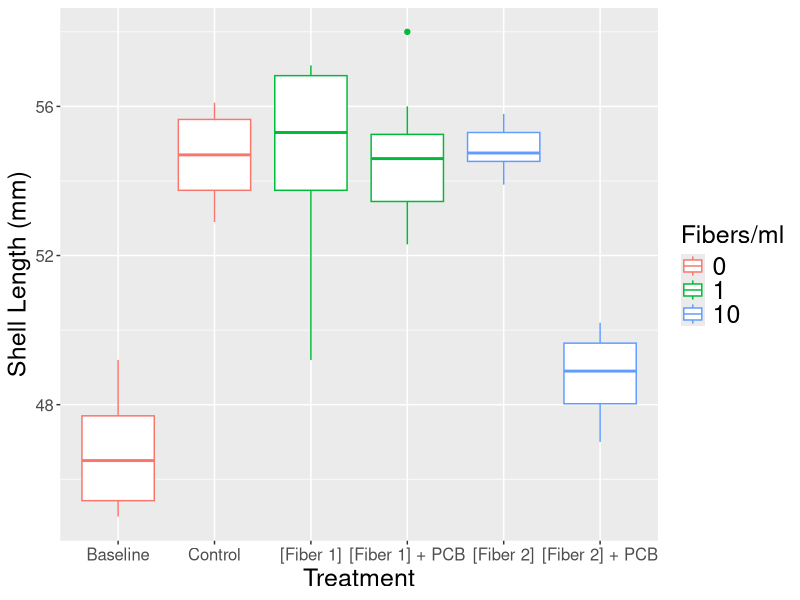
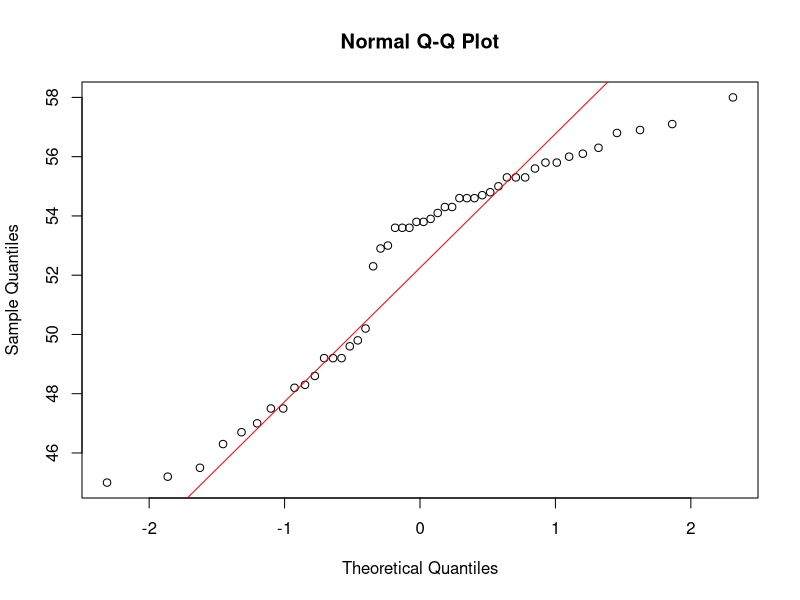
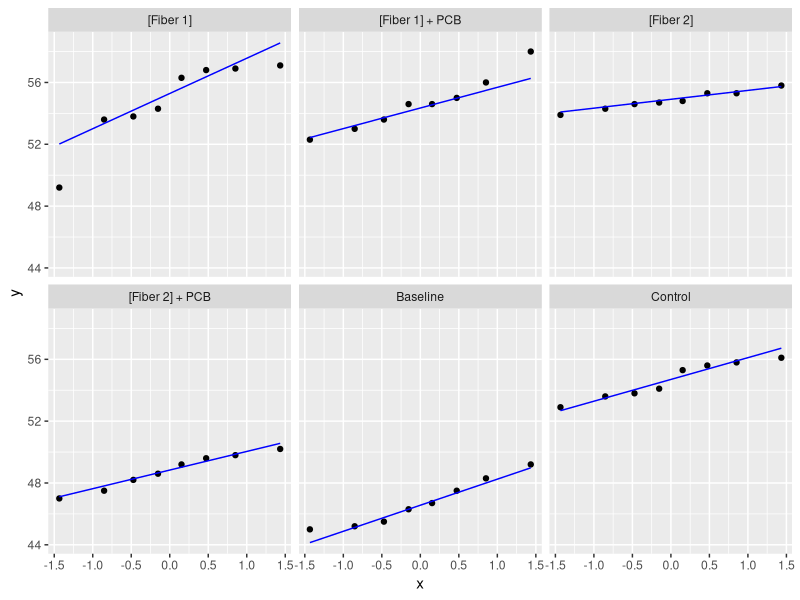
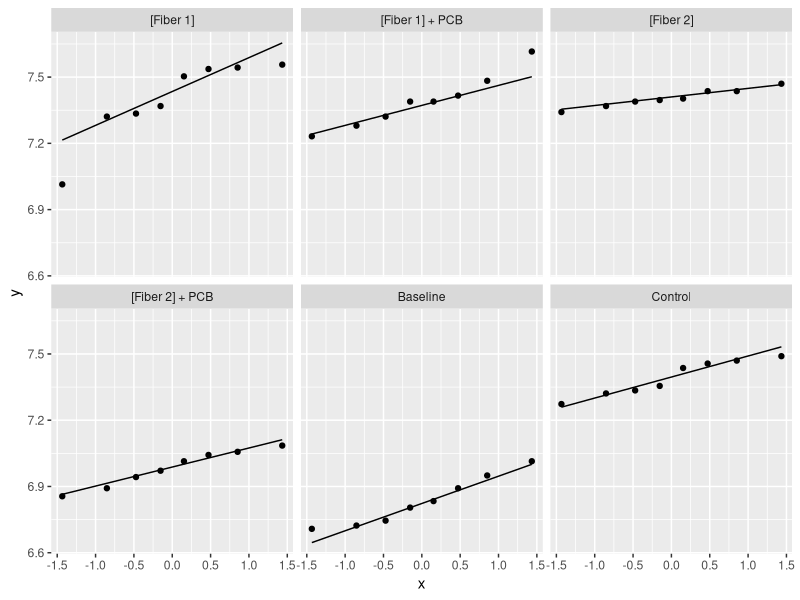
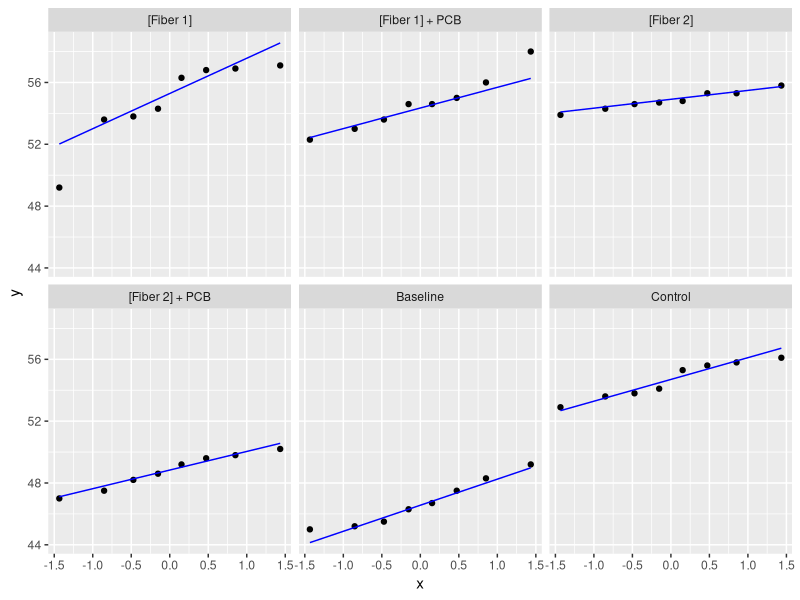
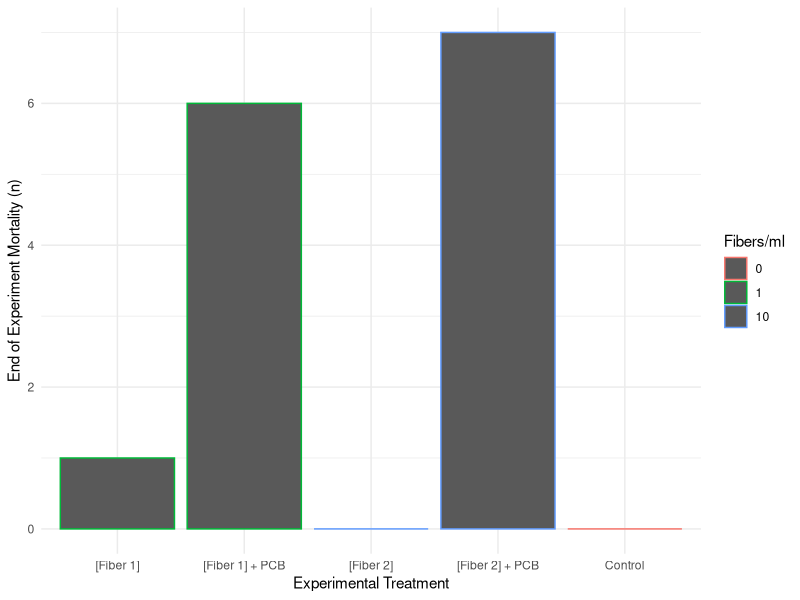
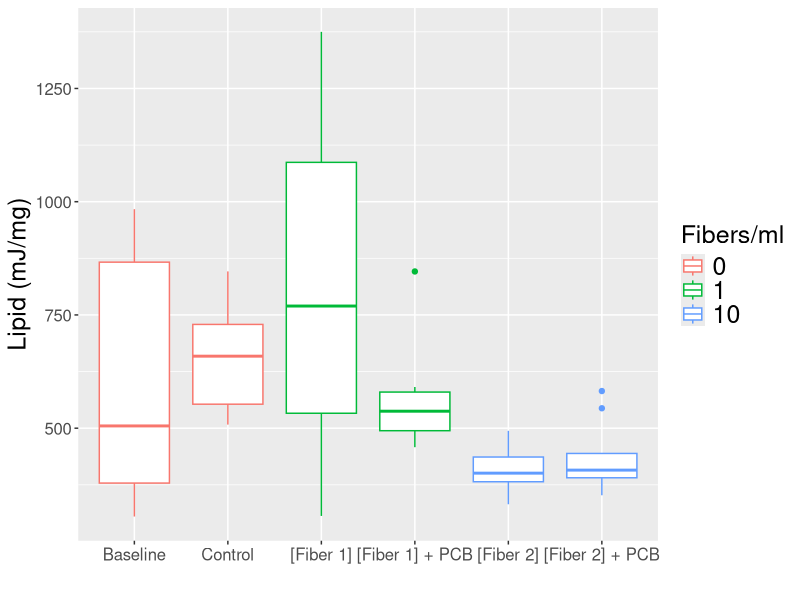
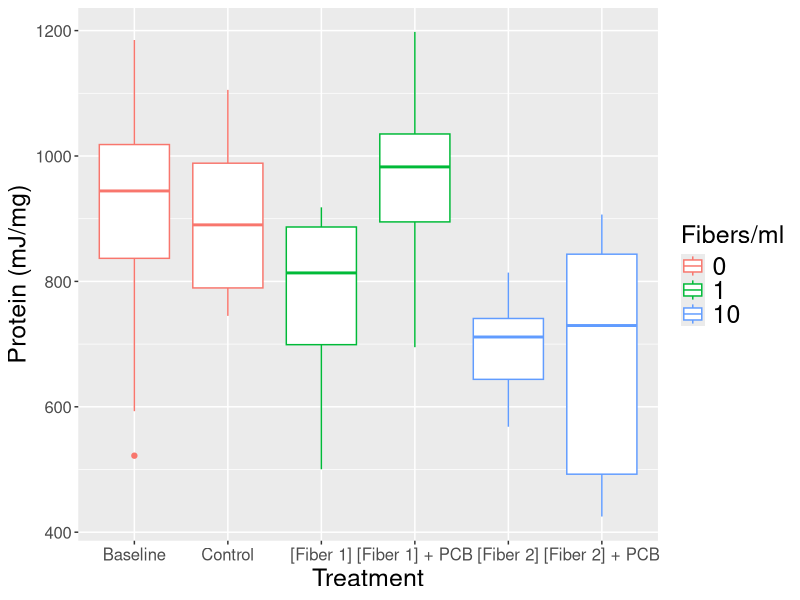

Recreate these plots in R, in order.
## ---- chunk 1
#setting the working directory
knitr::opts_knit$set(root.dir = '/Users/hannahhaskell/Desktop/')
## ---- chunk 2
library(tidyverse)
library(lubridate)
library(knitr)
library(modelr)
library(broom)
library(cowplot)



CEA_data <- read_csv("BIO539_mock_data.csv")

## ---- chunk 3

#Assigning new variables to help organize the data/information better


#CEA  data
Cleaned_CEA_data <- subset (CEA_data, select = -c(12:23)) %>% #CEA only
  rename(
    "Fiber_concentration" = "Fiber concentration",
    "Replicate" = "Tank (replicate #)",
    "Animal_ID" = "Animal ID #",
    "CHO" = "CHO mj/mg",
    "LIP" = "LiP mj/mg",
    "PRT" = "PRT mj/mg",
    "Ea" = "Ea mj/mg",
    "Ec" = "Ec mj/mg",
    "CEA" = "CEA mj/mg/min")

#Mortality data
Mortality <- subset (CEA_data, select = c(15:18)) %>%
  rename(
    "Treatment" = "Treatment a",
    "Fiber_concentration" = "Fiber concentration a",
    "End_exp_mortality" = "End of expt. mortality") %>%
  filter(!is.na(End_exp_mortality))


#Growth data
Growth <- subset (CEA_data, select = c(1,3,4,12)) %>%
  rename(
    "Fiber_concentration" = "Fiber concentration",
    "Shell_length" = "Shell width (mm)")
## ---- chunk 4
#Generating summary tables to get a feel for the range of data
summary(Cleaned_CEA_data)
summary(Growth)
summary(Mortality)
## ---- chunk 5

#Generate a table to relate treatment names to actual polyester fiber concentrations
treatments <- subset (CEA_data, select = c(3,4)) %>%
  rename("Fiber_concentration" = "Fiber concentration") %>%
  group_by(Treatment) %>%
  summarise(Fiber_concentration = mean(Fiber_concentration)) %>%
  arrange(Fiber_concentration) %>% 
  rename("Fibers/mL seawater" = "Fiber_concentration")
  
kable(treatments) 

## ---- chunk 6
#making a theme for my plots so that all axis and legend labels can remain consistent among each plot

My_Theme <- theme(
  axis.title.x = element_text(size = 18), #x axis title label
  axis.text = element_text(size = 12), # x and y axis labels
  legend.text = element_text(size = 18), # legend contents labels
  legend.title = element_text(size = 18), # legend title label
  axis.title.y = element_text(size = 18)) # y axis title label

## ---- chunk 7

avg_shell_length <- Growth %>%
  group_by(Treatment) %>%
  summarise(avg_shell_length = mean(Shell_length)) %>%
  rename("Mean Shell Length (mm)" = "avg_shell_length")

kable(avg_shell_length)

 

## ---- chunk 8
#plot these to see if there was any shell growth over the duration of the experiment 

shell_length_plot <- ggplot(Growth, aes(Treatment, Shell_length, color = factor(Fiber_concentration))) + ##fill = factor(Fiber_concentration) this would change the boxes different colors to distinguish between fiber concentrations
  geom_boxplot() +
  labs(x = "Treatment", y = "Shell Length (mm)", color = "Fibers/ml") +
  scale_x_discrete(limits = c("Baseline", "Control", "[Fiber 1]", "[Fiber 1] + PCB", "[Fiber 2]", "[Fiber 2] + PCB")) + #changing the order of the x axis
  My_Theme

#saving the figure
ggsave("GitHub/Final-project/Figures/shell_length_plot.jpg", shell_length_plot, width = 10, height = 6)
  
shell_length_plot
## ---- chunk 9

#make sure R is interpreting treatment column as characters
class(Growth$Treatment)

#assessing normality

qqnorm(Growth$Shell_length)
qqline(Growth$Shell_length, col = 'red')

#this worked however I think it makes more sense to assess the normality of the individual treatment groups separately rather than all together

#trying to do this with GGplot
ggplot(data = Growth, aes(sample = Shell_length)) +
  geom_qq() +
  stat_qq_line(col = 'blue') + #adding in the normal distribution line
  facet_wrap(~Treatment) #assess normality for each treatment separately 

#see if transforming the data makes any difference in normality
#log transformation of shell length data
log_shell_length <- log(Growth$Shell_length)

#sq root transform data 
sqrt_shell_length <- sqrt(Growth$Shell_length)

#Add the log shell lengths and sq rt transformed shell lengths to the growth data
Growth <- Growth %>%
  mutate(log_shell_length = log_shell_length, sqrt_shell_length = sqrt_shell_length)

#Try graphing with these transformed values
ggplot(data = Growth, aes(sample = sqrt_shell_length)) +
  geom_qq() +
  stat_qq_line() +
  facet_wrap(~Treatment)

#No obvious differences between the transformed and the raw data
#For the sake of this analysis will assume normality is sufficient for ANOVA testing

## ---- chunk 10
ggplot(data = Growth, aes(sample = Shell_length)) + 
  geom_qq() +
  stat_qq_line(col = 'blue') +
  facet_wrap(~Treatment)

#**Figure 2.** Q-Q plot to assess the normality of the growth data among each of the treatment groups. Each treatment group appears to follow a normal distribution with the exception of the [Fiber 1] treatment group.
## ---- chunk 11

#Will need to pull the p-values a lot for all ANOVA testing that will be done so making this into a function will make this process easier

aov_p_value <- function(aov_summary) {
  if (is.numeric(aov_summary)) {
    stop("must provide previously assigned aov_summary variable")
  }
  p_value <- (aov_summary[[1]][["Pr(>F)"]][[1]])
  return(p_value)
}


#testing the function error message

#aov_p_value(1)
#works!
## ---- chunk 12

#ANOVA to determine if there is any significant differences among the treatment groups
growth_aov <- aov(Shell_length~Treatment, data = Growth)
growth_aov_summary <- summary(growth_aov) #Anova summary stats

str(growth_aov_summary) #assessing the structure of the summary table
growth_aov_summary[[1]][["Pr(>F)"]][[1]] #gives the first row of the last column in the summary table which is the p stat
# p = 4.409 x 10^-15

#testing function
aov_p_value(growth_aov_summary)

#it works!!

#according to the ANOVA there is a significant difference in at least one pair of the treatment groups (p < 0.05)
# will now preform a post hoc (Tukey) test to determine where the difference(s) are
#save tukey results to variable
growth_stats <- TukeyHSD(growth_aov)


#output the stats into a tibble using the tidy function from broom pkg and save to new variable
tidy_growth_stats <- tidy(growth_stats)

#Cleaned up version that only shows differences between the treatments and the baseline measurements
cleaned_tidy_growth_stats <- tidy_growth_stats[ , c("contrast", "adj.p.value")] %>% #selecting only contrast name and p value columns
  filter(str_detect(contrast, "Baseline")) %>%   #only include contrast values that have the word baseline within them (only interested in comparing the treatments to the baseline)
  rename("Contrast" = "contrast",
         "p value" = "adj.p.value")
  
#Printing out a cleaned up version of the anova summary stats including only relevant comparisons
kable(cleaned_tidy_growth_stats) 
  
## ---- chunk 13
#assigning plot to variable so can combine later if needed
mortality_plot <- ggplot(Mortality, aes(Treatment, End_exp_mortality, color = factor(Fiber_concentration))) + 
  geom_col() +
  labs(x = 'Experimental Treatment', y = 'End of Experiment Mortality (n)', color = "Fibers/ml") +
  theme_minimal()

#saving the figure
ggsave("GitHub/Final-project/Figures/mortality_plot.jpg",mortality_plot, width = 7, height = 4)

#Because this data is made up of single counts (1 number for each treatment group) I am unable to determine whether or not the differences between mortality are statisticaly different from one another via statistican significance testing.

#plot for markdown pdf
mortality_plot
## ---- chunk 14
#looking at carbohydrate data
#assigning plot to variable so can combine later if needed
carb_plot <- ggplot(Cleaned_CEA_data, aes(Treatment, CHO ,  color = factor(Fiber_concentration))) +
  geom_boxplot() +
  labs(x = "", y = "Carbohydrate (mJ/mg)", color = "Fibers/ml)") +
  scale_x_discrete(limits = c("Baseline", "Control", "[Fiber 1]", "[Fiber 1] + PCB", "[Fiber 2]", "[Fiber 2] + PCB")) +
  My_Theme +
  theme(legend.position = "none")

#plot for markdown pdf
carb_plot <- ggplot(Cleaned_CEA_data, aes(Treatment, CHO ,  color = factor(Fiber_concentration))) +
  geom_boxplot() +
  labs(x = "", y = "Carbohydrate (mJ/mg)", color = "Fibers/ml)") +
  scale_x_discrete(limits = c("Baseline", "Control", "[Fiber 1]", "[Fiber 1] + PCB", "[Fiber 2]", "[Fiber 2] + PCB")) +
  My_Theme

## ---- chunk 15
#looking at lipid data
#assigning plot to variable so can combine later if needed
lipid_plot <- ggplot(Cleaned_CEA_data, aes(Treatment, LIP ,  color = factor(Fiber_concentration))) +
  geom_boxplot() +
  labs(x = "", y = "Lipid (mJ/mg)", color = "Fibers/ml") +
  scale_x_discrete(limits = c("Baseline", "Control", "[Fiber 1]", "[Fiber 1] + PCB", "[Fiber 2]", "[Fiber 2] + PCB")) +
  My_Theme +
  theme(legend.position = "none")

#plot for markdown pdf
ggplot(Cleaned_CEA_data, aes(Treatment, LIP ,  color = factor(Fiber_concentration))) +
  geom_boxplot() +
  labs(x = "", y = "Lipid (mJ/mg)", color = "Fibers/ml") +
  scale_x_discrete(limits = c("Baseline", "Control", "[Fiber 1]", "[Fiber 1] + PCB", "[Fiber 2]", "[Fiber 2] + PCB")) +
  My_Theme
## ---- chunk 16
#looking at protein data
#assigning plot to variable so can combine later if needed
protein_plot <- ggplot(Cleaned_CEA_data, aes(Treatment, PRT ,  color = factor(Fiber_concentration))) +
  geom_boxplot() +
  labs(x = "Treatment", y = "Protein (mJ/mg)", color = "Fibers/ml") +
  scale_x_discrete(limits = c("Baseline", "Control", "[Fiber 1]", "[Fiber 1] + PCB", "[Fiber 2]", "[Fiber 2] + PCB")) +
  My_Theme +
  theme(legend.position = "bottom") 

#plot for markdown pdf
ggplot(Cleaned_CEA_data, aes(Treatment, PRT ,  color = factor(Fiber_concentration))) +
  geom_boxplot() +
  labs(x = "Treatment", y = "Protein (mJ/mg)", color = "Fibers/ml") +
  scale_x_discrete(limits = c("Baseline", "Control", "[Fiber 1]", "[Fiber 1] + PCB", "[Fiber 2]", "[Fiber 2] + PCB")) +
  My_Theme
## ---- chunk 17

#combining the carbohydrate, lipid, and protein plots to use in final paper
physio_plots <- cowplot::plot_grid(carb_plot, lipid_plot, protein_plot, ncol = 1, labels = "AUTO", rel_heights = c(1,1,1.15)) 
 

physio_plots

#saving the figure
ggsave("GitHub/Final-project/Figures/physio_plots.jpg", physio_plots, width = 10, height = 13)


## ---- chunk 18

#making a q-q plot of the physiological data separated out by treatment to assess normality of data within each individual treatment

# NORMALITY OF CARBOHYDRATE DATA
ggplot(data = Cleaned_CEA_data, aes(sample = CHO)) + 
  geom_qq() + 
  stat_qq_line(col = 'blue') +
  facet_wrap(~Treatment) +
  ggtitle("Q-Q plot of carbohydrate data")

# NORMALITY OF LIPID DATA
ggplot(data = Cleaned_CEA_data, aes(sample = LIP)) + 
  geom_qq() + 
  stat_qq_line(col = 'blue') +
  facet_wrap(~Treatment) +
  ggtitle("Q-Q plot of lipid data")

# NORMALITY OF PROTEIN DATA 
ggplot(data = Cleaned_CEA_data, aes(sample = PRT)) + 
  geom_qq() + 
  stat_qq_line(col = 'blue') +
  facet_wrap(~Treatment) +
  ggtitle("Q-Q plot of protein data")

#For the sake of this analysis I will assume normality conditions have been met so that I may continue on with the ANOVA testing. 
## ---- chunk 19

#ANOVA to determine if there is any significant differences in carbohydrate data among the treatment groups
CHO_aov <- aov(CHO~Treatment, data = Cleaned_CEA_data)
CHO_aov_summary <- summary(CHO_aov) #Anova summary stats

#function to retrieve p value 
aov_p_value(CHO_aov_summary)

# p = 0.00336
#according to the ANOVA there is a significant difference in at least one pair of the treatment groups (p < 0.05)

# Since there is a significant difference present I will now preform a post hoc (Tukey) test to determine where the significant difference(s) are

CHO_stats <- TukeyHSD(CHO_aov)
TukeyHSD(CHO_aov)

#output the stats into a tibble using the tidy function from broom pkg and save to new variable
tidy_CHO_stats <- tidy(CHO_stats)

#Cleaned up version that only shows differences between the treatments and the baseline measurements
cleaned_tidy_CHO_stats <- tidy_CHO_stats[ , c("contrast", "adj.p.value")] %>% #selecting only contrast name and p value columns
  filter(str_detect(contrast, "Baseline")) %>%   #only include contrast values that have the word baseline within them (only interested in comparing the treatments to the baseline)
  rename("Contrast" = "contrast",
         "p value" = "adj.p.value")
  
kable(cleaned_tidy_CHO_stats)

#Tukey results indicate that only the Baseline-[Fiber 2] + PCB treatment had a significant difference in carbohydrate energy levels when compared to the baseline. 
  
## ---- chunk 20

#ANOVA to determine if there is any significant differences in lipid content among the treatment groups

LIP_aov <- aov(LIP~Treatment, data = Cleaned_CEA_data)

LIP_aov_summary <- summary(LIP_aov) #Anova summary stats

#Function to retrieve p value 
aov_p_value(LIP_aov_summary)

# p = 0.00376
#according to the ANOVA there is a significant difference in at least one pair of the treatment groups (p < 0.05)

# Since there is a significant difference present I will now preform a post hoc (Tukey) test to determine where the significant difference(s) are

LIP_stats <- TukeyHSD(LIP_aov)
TukeyHSD(LIP_aov)

#output the stats into a tibble using the tidy function from broom pkg and save to new variable
tidy_LIP_stats <- tidy(LIP_stats)

#Cleaned up version that only shows differences between the treatments and the baseline measurements
cleaned_tidy_LIP_stats <- tidy_LIP_stats[ , c("contrast", "adj.p.value")] %>% #selecting only contrast name and p value columns
  filter(str_detect(contrast, "Baseline")) %>%   #only include contrast values that have the word baseline within them (only interested in comparing the treatments to the baseline)
  rename("Contrast" = "contrast",
         "p value" = "adj.p.value")
  
#kable function to output test results as a table
kable(cleaned_tidy_LIP_stats)

#Tukey results indicate that differences between the lipid content of each treatment compared to the baseline measurements are not statistically significant. Significant difference detected in ANOVA test likely from inter-treatment comparison which is not what I am concerned with. 
## ---- chunk 21

#ANOVA to determine if there is any significant differences in lipid amounts among the treatment groups
PRT_aov <- aov(PRT~Treatment, data = Cleaned_CEA_data)

PRT_aov_summary <- summary(PRT_aov) #Anova summary stats
summary(PRT_aov)

#Function to retrieve p value 
aov_p_value(PRT_aov_summary)

# p = 0.00526
#according to the ANOVA there is a significant difference in at least one pair of the treatment groups (p < 0.05)

# Since there is a significant difference present I will now preform a post hoc (Tukey) test to determine where the significant difference(s) are

#Tukey testing
PRT_stats <- TukeyHSD(PRT_aov)
TukeyHSD(PRT_aov)

#output the stats into a tibble using the tidy function from broom pkg and save to new variable
tidy_PRT_stats <- tidy(PRT_stats)

#Cleaned up version that only shows differences between the treatments and the baseline measurements
cleaned_tidy_PRT_stats <- tidy_PRT_stats[ , c("contrast", "adj.p.value")] %>% #selecting only contrast name and p value columns
  filter(str_detect(contrast, "Baseline")) %>%   #only include contrast values that have the word baseline within them (only interested in comparing the treatments to the baseline)
  rename("Contrast" = "contrast",
         "p value" = "adj.p.value")

##kable function to output test results as a table  
kable(cleaned_tidy_PRT_stats)
#Tukey results indicate that differences between the protein content of each treatment compared to the baseline measurements are not statistically significant. Significant difference detected in ANOVA test likely from inter-treatment comparison which is not what I am concerned with. 

## ---- chunk 22

#Not quite working yet. Need to populate the y variable somehow with values from respective columns 
#not sure if this is appropriate as the y values for each plot are different... may return to later if needed

#for (i in names(Cleaned_CEA_data)[6:8]){
 #testloop <- ggplot(Cleaned_CEA_data, aes(x = Treatment, y = i)) + #issue seems to be with populating the y axis... 
  #geom_boxplot() +
  #labs(x = "Treatment", color = "Fiber Concentration (fibers/ml)") +
  #scale_x_discrete(limits = c("Baseline", "Control", "[Fiber 1]", "[Fiber 1] + PCB", "[Fiber 2]", "[Fiber 2] + PCB")) +
  #My_Theme
  
  #print(testloop)
#}
## ---- chunk 23
#plotting Ea values for baseline and each experimental treatment and assigning to Ea_plot variable
EA_plot <- ggplot(Cleaned_CEA_data, aes(Treatment, Ea ,  color = factor(Fiber_concentration))) +
  geom_boxplot() +
  labs(x = "", y = "Energy available (Ea) (mJ/mg)", color = "Fibers/ml") +
  scale_x_discrete(limits = c("Baseline", "Control", "[Fiber 1]", "[Fiber 1] + PCB", "[Fiber 2]", "[Fiber 2] + PCB")) +
  My_Theme +
  theme(legend.position = "none")

#plotting Ec values for baseline and each experimental treatment and assigning to Ec_plot variable
EC_plot <- ggplot(Cleaned_CEA_data, aes(Treatment, Ec ,  color = factor(Fiber_concentration))) +
  geom_boxplot() +
  labs(x = "Treatment", y = "Energy Consumed (Ec) (mJ/mg)", color = "Fibers/ml") +
  scale_x_discrete(limits = c("Baseline", "Control", "[Fiber 1]", "[Fiber 1] + PCB", "[Fiber 2]", "[Fiber 2] + PCB")) +
  My_Theme +
  theme(legend.position = "bottom")
  
#Combining the two plots into a single figure output 
energy_plots <- cowplot::plot_grid(EA_plot, EC_plot, ncol = 1, labels = "AUTO", rel_heights = c(1,1.05)) 
 

energy_plots

#saving the figure
ggsave("GitHub/Final-project/Figures/energy_plots.jpg", energy_plots, width = 10, height = 13)

## ---- chunk 24

#making a q-q plot of the Ea & Ec data separated out by treatment to assess normality of data within each individual treatment

# NORMALITY OF Ea DATA
ggplot(data = Cleaned_CEA_data, aes(sample = Ea)) + 
  geom_qq() + 
  stat_qq_line(col = 'blue') +
  facet_wrap(~Treatment) +
  ggtitle("Q-Q plot of energy available data")

# NORMALITY OF Ec DATA
ggplot(data = Cleaned_CEA_data, aes(sample = Ec)) + 
  geom_qq() + 
  stat_qq_line(col = 'blue') +
  facet_wrap(~Treatment) +
  ggtitle("Q-Q plot of energy consumed data")

#For the sake of this analysis I will assume normality conditions have been met so that I may continue on with the ANOVA testing. 


## ---- chunk 25

#ANOVA to determine if there is any significant differences in EA among the treatment groups
EA_aov <- aov(Ea~Treatment, data = Cleaned_CEA_data)
EA_aov_summary <- summary(EA_aov) #Anova summary stats

#Code to retrieve p value 
aov_p_value(EA_aov_summary)

# p = 0.00483
#according to the ANOVA there is a significant difference in at least one pair of the treatment groups (p < 0.05)

# Since there is a significant difference present I will now preform a post hoc (Tukey) test to determine where the significant difference(s) are

EA_stats <- TukeyHSD(EA_aov)
TukeyHSD(EA_aov)

#output the stats into a tibble
tidy_EA_stats <- tidy(EA_stats)

#Cleaned up version that only shows differences between the treatments and the baseline measurements
cleaned_tidy_EA_stats <- tidy_EA_stats[ , c("contrast", "adj.p.value")] %>% #selecting only contrast name and p value columns
  filter(str_detect(contrast, "Baseline")) %>%   #only include contrast values that have the word baseline within them (only interested in comparing the treatments to the baseline)
  rename("Contrast" = "contrast",
         "p value" = "adj.p.value")
  
kable(cleaned_tidy_EA_stats)

#Tukey results indicate that available energy values within the experimental treatments are not statistically different than available energy values from the baseline treatments. Significant difference detected in ANOVA test likely from inter-treatment comparison which is not what I am concerned with. 

## ---- chunk 26

#ANOVA to determine if there is any significant differences in EC among the treatment groups
EC_aov <- aov(Ec~Treatment, data = Cleaned_CEA_data)
EC_aov_summary <- summary(EC_aov) #Anova summary stats
summary(EC_aov)
#Code to retrieve p value 
aov_p_value(EC_aov_summary)

# p = 0.960
#according to the ANOVA there are no significant differences among any of the experimental treatment groups (p > 0.05)

# Since there are no significant differences among any of the experimental treatment groups there is no need for further testing. 


## ---- chunk 27

#CEA boxplot 
CEA_plot <- ggplot(Cleaned_CEA_data, aes(Treatment, CEA,  color = factor(Fiber_concentration))) +
  geom_boxplot() +
  labs(x = "Treatment", y = "Cellular Energy Allocation (CEA) (mJ/mg)", color = "Fibers/ml") +
  scale_x_discrete(limits = c("Baseline", "Control", "[Fiber 1]", "[Fiber 1] + PCB", "[Fiber 2]", "[Fiber 2] + PCB")) +
  My_Theme

#plot for markdown output if needed
ggplot(Cleaned_CEA_data, aes(Treatment, CEA,  color = factor(Fiber_concentration))) +
  geom_boxplot() +
  labs(x = "Treatment", y = "Cellular Energy Allocation (CEA) (mJ/mg)", color = "Fibers/ml") +
  scale_x_discrete(limits = c("Baseline", "Control", "[Fiber 1]", "[Fiber 1] + PCB", "[Fiber 2]", "[Fiber 2] + PCB")) +
  My_Theme

#Figure x. Cellular energy allocation values (mJ/mg) calculated by ratio of energy available (Ea): energy consumed (Ec). Baseline measurements were conducted before the experiment began. The remaining treatments were sampled at the end of the exposure experiment (approximately 3 months later).

#saving the plot
ggsave("GitHub/Final-project/Figures/CEA_plot.jpg", CEA_plot, width = 10, height = 6)
## ---- chunk 28

#making a q-q plot of the CEA data separated out by treatment to assess normality of data within each individual treatment

# NORMALITY OF CEA DATA
ggplot(data = Cleaned_CEA_data, aes(sample = CEA)) + 
  geom_qq() + 
  stat_qq_line(col = 'blue') +
  facet_wrap(~Treatment) +
  ggtitle("Q-Q plot of Cellular Energy Allocation data")

#Similar to what I have done with previous Q-Q plots, I am going to continue by assuming normality of the data for the sake of this project.
## ---- chunk 29

#ANOVA to determine if there is any significant differences in CEA among the treatment groups
CEA_aov <- aov(CEA~Treatment, data = Cleaned_CEA_data)
CEA_aov_summary <- summary(CEA_aov) #Anova summary stats

#Code to retrieve p value 
aov_p_value(CEA_aov_summary)

# p = 0.373
#according to the ANOVA there is no significant difference between any pairs of the experimental treatment groups (p > 0.05)

# Since there are no significant differences among any of the experimental treatment groups there is no need for further testing. 




